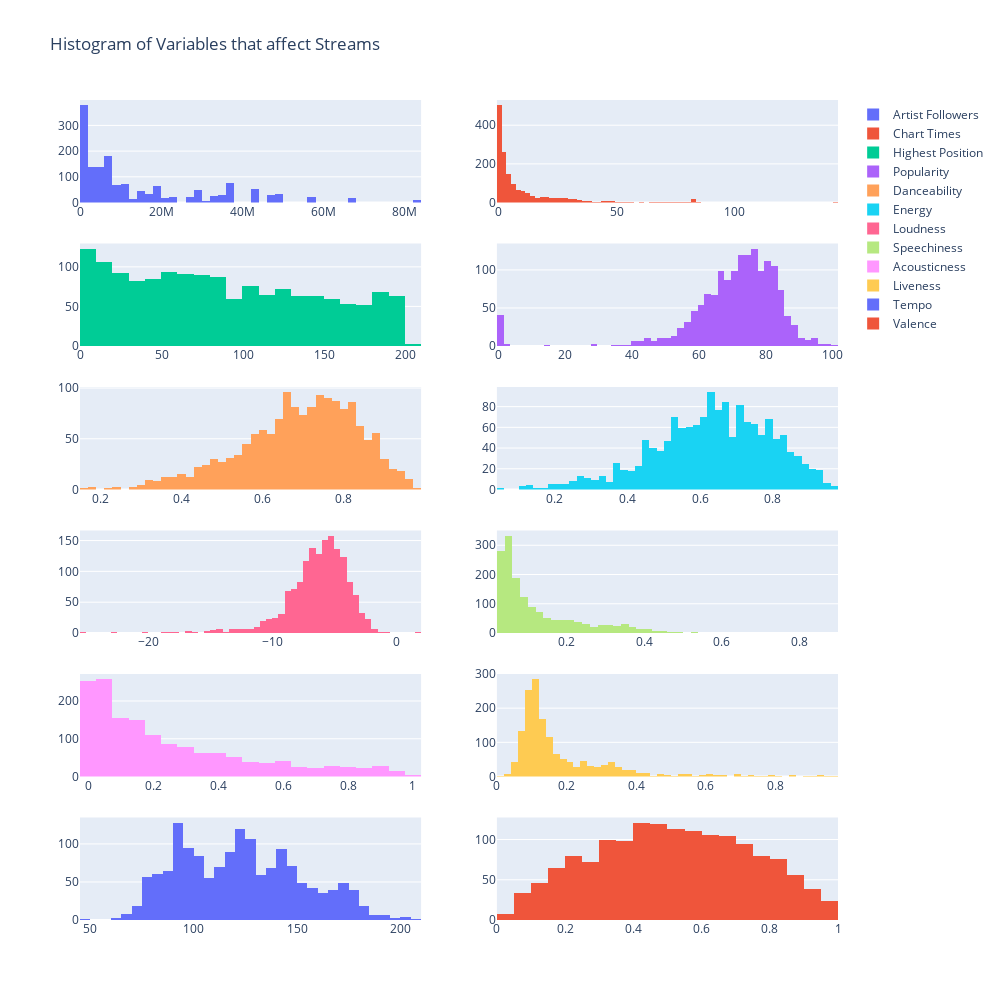

The notebook cell this image was saved under:
### Code cell
fig2 = make_subplots(rows=6, cols = 2)
                    
fig2.add_trace(
    go.Histogram(x= spotify_cleaned['Artist Followers'], name="Artist Followers"),
    row=1, col=1
)

fig2.add_trace(
    go.Histogram(x= spotify_cleaned['Number of Times Charted'], name = 'Chart Times' ),
    row=1, col=2
)

fig2.add_trace(
    go.Histogram(x= spotify_cleaned['Highest Charting Position'], name = 'Highest Position'),
    row=2, col=1
)

fig2.add_trace(
    go.Histogram(x= spotify_cleaned['Popularity'], name = 'Popularity'),
    row=2, col=2
)

fig2.add_trace(
    go.Histogram(x= spotify_cleaned['Danceability'], name="Danceability"),
    row=3, col=1
)

fig2.add_trace(
    go.Histogram(x= spotify_cleaned['Energy'], name = 'Energy' ),
    row=3, col=2
)

fig2.add_trace(
    go.Histogram(x= spotify_cleaned['Loudness'], name = 'Loudness'),
    row=4, col=1
)

fig2.add_trace(
    go.Histogram(x= spotify_cleaned['Speechiness'], name = 'Speechiness'),
    row=4, col=2
)

fig2.add_trace(
    go.Histogram(x= spotify_cleaned['Acousticness'], name = 'Acousticness'),
    row=5, col=1
)
fig2.add_trace(
    go.Histogram(x= spotify_cleaned['Liveness'], name = 'Liveness'),
    row=5, col=2
)
fig2.add_trace(
    go.Histogram(x= spotify_cleaned['Tempo'], name = 'Tempo'),
    row=6, col=1
)
fig2.add_trace(
    go.Histogram(x= spotify_cleaned['Valence'], name = 'Valence'),
    row=6, col=2
)


fig2.update_layout(height=1000, width=1000, title_text="Histogram of Variables that affect Streams ")
fig2.show()

### Figure 1 — Plotly figure (JSON) as saved in the notebook; plotly's stock layout.template omitted (floating-point values rounded to 4 significant figures; data arrays with more than 128 entries replaced by an {"elided": "..."} marker saying what was removed)
{"data": [{"name": "Artist Followers", "type": "histogram", "x": {"elided": "1545 int values"}, "xaxis": "x", "yaxis": "y"}, {"name": "Chart Times", "type": "histogram", "x": {"elided": "1545 int values"}, "xaxis": "x2", "yaxis": "y2"}, {"name": "Highest Position", "type": "histogram", "x": {"elided": "1545 int values"}, "xaxis": "x3", "yaxis": "y3"}, {"name": "Popularity", "type": "histogram", "x": {"elided": "1545 int values"}, "xaxis": "x4", "yaxis": "y4"}, {"name": "Danceability", "type": "histogram", "x": {"elided": "1545 float values"}, "xaxis": "x5", "yaxis": "y5"}, {"name": "Energy", "type": "histogram", "x": {"elided": "1545 float values"}, "xaxis": "x6", "yaxis": "y6"}, {"name": "Loudness", "type": "histogram", "x": {"elided": "1545 float values"}, "xaxis": "x7", "yaxis": "y7"}, {"name": "Speechiness", "type": "histogram", "x": {"elided": "1545 float values"}, "xaxis": "x8", "yaxis": "y8"}, {"name": "Acousticness", "type": "histogram", "x": {"elided": "1545 float values"}, "xaxis": "x9", "yaxis": "y9"}, {"name": "Liveness", "type": "histogram", "x": {"elided": "1545 float values"}, "xaxis": "x10", "yaxis": "y10"}, {"name": "Tempo", "type": "histogram", "x": {"elided": "1545 float values"}, "xaxis": "x11", "yaxis": "y11"}, {"name": "Valence", "type": "histogram", "x": {"elided": "1545 float values"}, "xaxis": "x12", "yaxis": "y12"}], "layout": {"height": 1000, "title": {"text": "Histogram of Variables that affect Streams "}, "width": 1000, "xaxis": {"anchor": "y", "domain": [0, 0.45]}, "xaxis10": {"anchor": "y10", "domain": [0.55, 1]}, "xaxis11": {"anchor": "y11", "domain": [0, 0.45]}, "xaxis12": {"anchor": "y12", "domain": [0.55, 1]}, "xaxis2": {"anchor": "y2", "domain": [0.55, 1]}, "xaxis3": {"anchor": "y3", "domain": [0, 0.45]}, "xaxis4": {"anchor": "y4", "domain": [0.55, 1]}, "xaxis5": {"anchor": "y5", "domain": [0, 0.45]}, "xaxis6": {"anchor": "y6", "domain": [0.55, 1]}, "xaxis7": {"anchor": "y7", "domain": [0, 0.45]}, "xaxis8": {"anchor": "y8", "domain": [0.55, 1]}, "xaxis9": {"anchor": "y9", "domain": [0, 0.45]}, "yaxis": {"anchor": "x", "domain": [0.875, 1]}, "yaxis10": {"anchor": "x10", "domain": [0.175, 0.3]}, "yaxis11": {"anchor": "x11", "domain": [0, 0.125]}, "yaxis12": {"anchor": "x12", "domain": [0, 0.125]}, "yaxis2": {"anchor": "x2", "domain": [0.875, 1]}, "yaxis3": {"anchor": "x3", "domain": [0.7, 0.825]}, "yaxis4": {"anchor": "x4", "domain": [0.7, 0.825]}, "yaxis5": {"anchor": "x5", "domain": [0.525, 0.65]}, "yaxis6": {"anchor": "x6", "domain": [0.525, 0.65]}, "yaxis7": {"anchor": "x7", "domain": [0.35, 0.475]}, "yaxis8": {"anchor": "x8", "domain": [0.35, 0.475]}, "yaxis9": {"anchor": "x9", "domain": [0.175, 0.3]}}}
